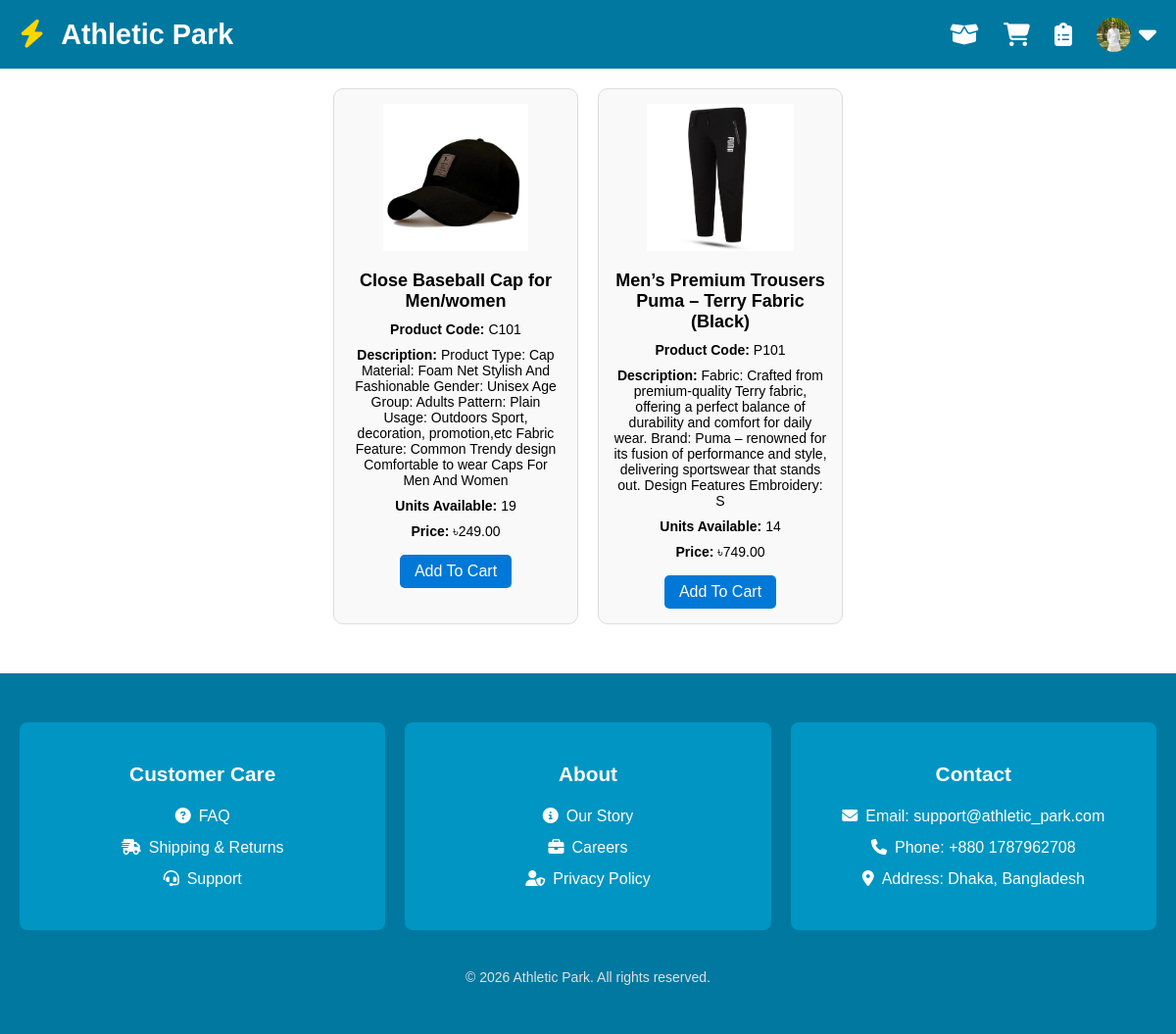
The page /products.php (signed in) on the database its author committed.
### tables this page shows
CREATE TABLE `users` (
  `id` int(11) NOT NULL,
  `fname` varchar(255) NOT NULL,
  `lname` varchar(255) NOT NULL,
  `address` varchar(255) NOT NULL,
  `phone` varchar(20) NOT NULL,
  `district` varchar(100) NOT NULL,
  `division` varchar(50) NOT NULL,
  `email` varchar(255) NOT NULL,
  `password` varchar(15) NOT NULL,
  `type` varchar(20) NOT NULL DEFAULT 'user',
  `profile_img` varchar(255) DEFAULT 'default.png'
);

CREATE TABLE `products` (
  `id` int(11) NOT NULL,
  `product_code` varchar(60) NOT NULL,
  `product_name` varchar(60) NOT NULL,
  `product_desc` tinytext NOT NULL,
  `product_img_name` varchar(60) NOT NULL,
  `qty` int(5) NOT NULL,
  `price` decimal(10,2) NOT NULL
);

### products.php (the view, shortened to what this page needs)
<?php
include 'config.php';
include 'header.php';
?>
<div class="products-container">
  <div class="row">
    <?php
      $result = $mysqli->query('SELECT * FROM products');
      if($result){
        while($obj = $result->fetch_object()) {
          echo '<div class="product-box">';
          echo '<img src="images/products/'.$obj->product_img_name.'" alt="'.$obj->product_name.'">';
          echo '<h3>'.$obj->product_name.'</h3>';
          echo '<p><strong>Product Code:</strong> '.$obj->product_code.'</p>';
          echo '<p><strong>Description:</strong> '.$obj->product_desc.'</p>';
          echo '<p><strong>Units Available:</strong> '.$obj->qty.'</p>';
         echo '<p><strong>Price:</strong> ৳'.number_format($obj->price, 2).'</p>';
          if($obj->qty > 0){
              echo '<a href="update-cart.php?action=add&id='.$obj->id.'" class="add-to-cart-btn">Add To Cart</a>';
          } else {
              echo '<p class="out-of-stock">Out Of Stock!</p>';
          }
          echo '</div>';
        }
      }
    ?>
  </div>
</div>
<?php include 'footer.php';  ?>

### header.php (shortened to what this page needs)
<?php
include 'config.php';
?>
<!DOCTYPE html>
<html lang="en">
<head>
<link rel="stylesheet" href="https://cdnjs.cloudflare.com/ajax/libs/font-awesome/6.4.0/css/all.min.css">
</head>
<body>
<nav>
  <div class="nav-container">
    <div class="logo">
      <a href="index.php"><i class="fas fa-bolt"></i> Athletic Park</a>
    </div>
    <ul id="menu">
      <li><a href="products.php"><i class="fas fa-box-open"></i></a></li>
      <li><a href="cart.php"><i class="fas fa-shopping-cart"></i></a></li>
      <li><a href="orders.php"><i class="fas fa-clipboard-list"></i></a></li>
      <li>
        <?php
        if(isset($_SESSION['username'])){
            $result = $mysqli->query("SELECT profile_img FROM users WHERE id=".$_SESSION['id']);
            $user_img = 'images/users/default.png';
            if($result && $row = $result->fetch_assoc()){
                if(!empty($row['profile_img'])){
                    $user_img = 'images/users/'.$row['profile_img'];
                }
            }
            echo '<a href="#"><img src="'.htmlspecialchars($user_img).'" alt="User" style="width:35px;height:35px;border-radius:50%;object-fit:cover;margin-right:5px;"><i class="fas fa-caret-down" style="font-size:1.2em;margin-left:3px;"></i></a>';
        }
        ?>
      </li>
    </ul>
  </div>
</nav>

### header.php (style rules this page uses)
body { margin:0; font-family: 'Arial', sans-serif; }
nav { background:#0078A0; padding:0 20px; }
nav .nav-container { display:flex; justify-content:space-between; align-items:center; height:70px; max-width:1200px; margin:auto; }
nav .logo a { color:#fff; font-size:1.8em; font-weight:bold; text-decoration:none; }
nav .logo a i { color:#FFD700; margin-right:10px; }
nav ul { display:flex; list-style:none; margin:0; padding:0; align-items:center; gap:25px; }
nav ul li { position:relative; }
nav ul li a { color:#fff; text-decoration:none; display:flex; align-items:center; justify-content:center; height:70px; transition:0.3s; font-size:1.5em; }
.row { display:flex; flex-wrap:wrap; margin:20px -10px; }
.product-box { border:1px solid #ddd; padding:15px; text-align:center; background:#f9f9f9; border-radius:8px; }
.product-box img { max-width:100%; height:auto; margin-bottom:10px; }
.add-to-cart-btn { display:inline-block; padding:10px 15px; background:#0078A0; color:#fff; text-decoration:none; border-radius:4px; margin-top:10px; }

### products.php (style rules this page uses)
.products-container { padding: 20px; }
.row { display: flex; flex-wrap: wrap; justify-content: center; gap: 20px; margin: 0; padding: 0; }
.product-box { width: 250px; border: 1px solid #ddd; border-radius: 10px; padding: 15px; text-align: center; display: flex; flex-direction: column; align-items: center; transition: transform 0.3s; box-sizing: border-box; background: #f9f9f9; }
.product-box img { width: 200px; height: 150px; object-fit: contain; margin-bottom: 10px; }
.product-box h3 { font-size: 18px; margin: 10px 0 5px 0; }
.product-box p { font-size: 14px; margin: 5px 0; }
.add-to-cart-btn { display: inline-block; padding: 8px 15px; background-color: #0078d7; color: #fff; text-decoration: none; border-radius: 5px; margin-top: 10px; }

### rows shown on the page
users: profile_img (picture)
products: product_img_name (picture), product_name "Close Baseball Cap for Men/women", product_code "C101", product_desc "Product Type: Cap Material: Foam Net Stylish And Fashionable Gender: Unisex Age Group: Adults Pattern: Plain Usage: Outdoors Sport, decoration, promotion,etc Fabric Feature: Common Trendy design Comfortable to wear Caps For Men And Women", qty "19", price "249.00"
products: product_img_name (picture), product_name "Men’s Premium Trousers Puma – Terry Fabric (Black)", product_code "P101", product_desc "Fabric: Crafted from premium-quality Terry fabric, offering a perfect balance of durability and comfort for daily wear. Brand: Puma – renowned for its fusion of performance and style, delivering sportswear that stands out. Design Features Embroidery: S", qty "14", price "749.00"
